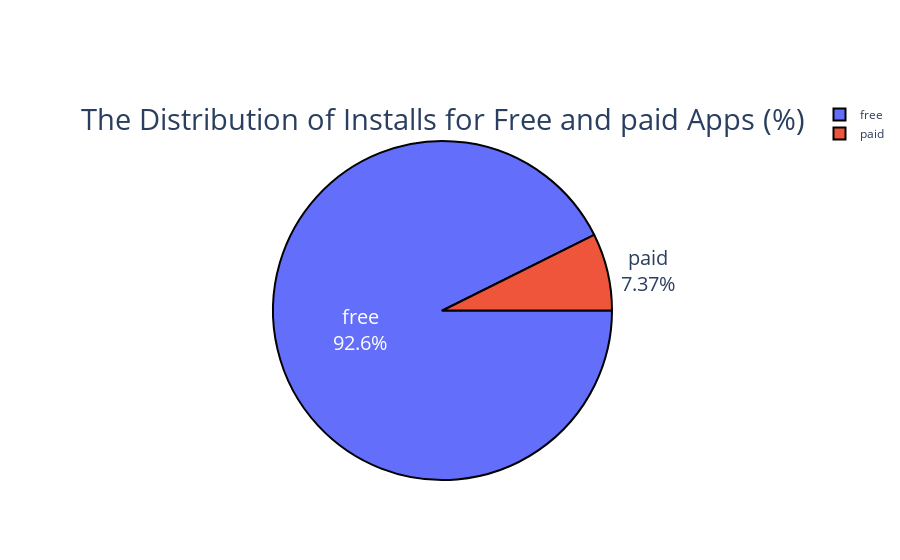

Write notebook code for a chart like this one.
### Markdown cell above
### Let's make it interactive with visualization

### Code cell
group= ['free','paid']
color= ['#d32c58','#f7b6d2']
traces = go.Pie(labels=group, values=group1['Installs'], hoverinfo='label+percent',
                textinfo='value', textfont=dict(size=20), marker=dict(colors=color, line=dict(color='#000000', width=2)))
traces.title='The Distribution of Installs for Free and paid Apps (%)'
traces.titlefont=dict(size=30)
traces.rotation=90
traces.textpositionsrc='relative'
traces.automargin=False
traces.texttemplate='%{label}<br>%{percent}'
traces.marker=dict(line=dict(color='#000000', width=2))
iplot([traces])

### Figure 1 — Plotly figure (JSON) as saved in the notebook; plotly's stock layout.template omitted (floating-point values rounded to 4 significant figures)
{"data": [{"automargin": false, "hoverinfo": "label+percent", "labels": ["free", "paid"], "marker": {"line": {"color": "#000000", "width": 2}}, "rotation": 90, "textfont": {"size": 20}, "textinfo": "value", "textpositionsrc": "relative", "texttemplate": "%{label}<br>%{percent}", "title": {"font": {"size": 30}, "text": "The Distribution of Installs for Free and paid Apps (%)"}, "type": "pie", "values": [9592, 763]}], "layout": {}}
